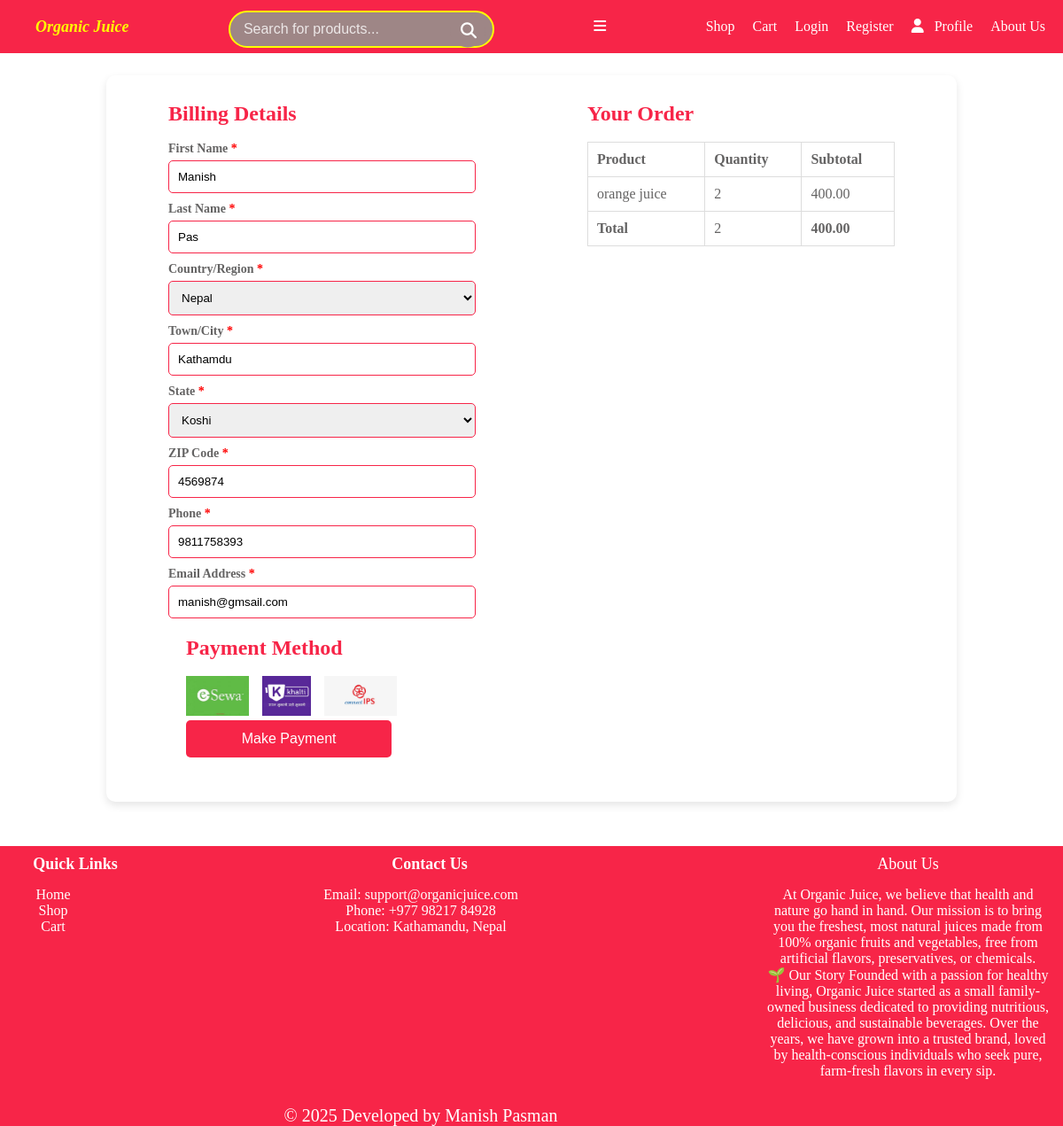
Screenshot of /checkout/ (signed in) with the database file from the repository.
### ecomapp/models.py (models this page shows, shortened)
class Order(models.Model):
    STATUS_CHOICES = [
        ('PENDING', 'Pending'),
        ('SHIPPED', 'Shipped'),
        ('DELIVERED', 'Delivered'),
        ('CANCELLED', 'Cancelled'),
    ]
    user = models.ForeignKey(User, on_delete=models.CASCADE)
    firstName = models.CharField(max_length=255)
    lastName = models.CharField(max_length=255)
    country = CountryField(blank_label='(Select country)', default='NP')
    city = models.CharField(max_length=255)
    state = models.CharField(max_length=255)
    zipCode = models.CharField(max_length=255)
    phone = models.CharField(max_length=255)
    email = models.CharField(max_length=255)
    cart = models.ForeignKey(Cart, on_delete=models.CASCADE)
    totalPrice = models.DecimalField(max_digits=7, decimal_places=2)
    orderDate = models.DateField(auto_now_add=True)
    orderStatus = models.CharField(max_length=10, choices=STATUS_CHOICES, default='PENDING')
    is_paid = models.BooleanField(default=False)

class CartItems(models.Model):
    cart = models.ForeignKey(Cart, on_delete=models.CASCADE, related_name="items")
    product = models.ForeignKey(Product, on_delete=models.CASCADE)
    quantity = models.PositiveIntegerField(default=1)
    def totalPrice(self):
        return self.quantity*self.product.product_price

class Product(models.Model):
    product_name = models.CharField(max_length=255)
    product_price = models.DecimalField(max_digits=5, decimal_places=2)
    available_quantity = models.IntegerField(verbose_name="Available Quantity")
    product_desc = models.CharField(max_length=255)
    product_image = models.ImageField(upload_to="product_img", default="product_img/backimg.jpg")

### ecomapp/views.py (the view)
# urls.py: path('checkout/', views.checkout, name='checkout'),
def checkout(request):
    user = request.user
    cart = Cart.objects.filter(user=user).first()
    cartItems = cart.items.all() if cart else []
    total = sum(item.totalPrice() for item in cartItems)
    totalQuant = sum(item.quantity for item in cartItems)
    if request.method == 'POST':
        form = OrderForm(request.POST)
        if form.is_valid():
            order, created = Order.objects.get_or_create(
                user=user,
                is_paid=False,
                defaults={
                    'cart': cart,
                    'totalPrice': total,
                }
            )
            if not created:
                order.cart = cart
                order.totalPrice = total
            order.firstName = form.cleaned_data['firstName']
            order.lastName = form.cleaned_data['lastName']
            order.country = form.cleaned_data['country']
            order.city = form.cleaned_data['city']
            order.state = form.cleaned_data['state']
            order.zipCode = form.cleaned_data['zipCode']
            order.phone = form.cleaned_data['phone']
            order.email = form.cleaned_data['email']
            order.save()
            if created or not OrderItems.objects.filter(order=order).exists():
                for item in cartItems:
                    OrderItems.objects.create(
                        order=order,
                        product=item.product,
                        quantity=item.quantity,
                        price=item.product.product_price,
                    )
                    item.product.available_quantity -= item.quantity
                    item.product.save()
                    item.delete()
            return redirect('payment')
    else:
        last_order = Order.objects.filter(user=user).order_by('-id').first()
        if last_order:
            form = OrderForm(initial={
                'firstName': last_order.firstName,
                'lastName': last_order.lastName,
                'country': last_order.country,
                'city': last_order.city,
                'state': last_order.state,
                'zipCode': last_order.zipCode,
                'phone': last_order.phone,
                'email': last_order.email,
            })
        else:
            form = OrderForm()
    return render(request, 'checkout.html', {
        'form': form,
        'cart': cartItems,
        'total': total,
        'totalQuan': totalQuant
    })

### ecomapp/forms.py
class OrderForm(forms.ModelForm):
    state = forms.ChoiceField(choices=NEPAL_PROVINCES, required=True)
    class Meta:
        model = Order
        fields = [
            'firstName','lastName','country','city','state','zipCode',
            'phone','email'
        ]

### ecomapp/templates/checkout.html (shortened to what this page needs)
{% load static %}
<!DOCTYPE html>
<html lang="en">
<head>
    <link rel="stylesheet" href="{% static "css/checkout.css" %}">
</head>
<body>
    {% include "includes/navbar.html" %}
    <div class="container">
        <div class="billing-section">
            <h2>Billing Details</h2>
            <form method='Post'>
                <label>First Name <span style="color:red;">*</span></label>
                {{form.firstName}}
                <label>Last Name <span style="color:red;">*</span></label>
                {{form.lastName}}
                <label>Country/Region <span style="color:red;">*</span></label>
                    {{form.country}}
                <label>Town/City <span style="color:red;">*</span></label>
                {{form.city}}
                <label>State <span style="color:red;">*</span></label>
                {{form.state}}
                <label>ZIP Code <span style="color:red;">*</span></label>
                {{form.zipCode}}
                <label>Phone <span style="color:red;">*</span></label>
                {{form.phone}}
                <label>Email Address <span style="color:red;">*</span></label>
                {{form.email}}
                <div class="payment-section">
                    <h2>Payment Method</h2>
                    <div class="payment-logos">
                        <a class='circle-link' href="{% url 'payment' %}">
                        <img src="{% static 'image/esewa.png' %}" alt="esewa" class="circle-image"/>
                        </a>
                        <a class='circle-link' href="{% url 'payment' %}">
                        <img src="{% static 'image/khalti.png' %}" alt="khalti" class="circle-image" />
                        </a>
                        <a class='circle-link' href="{% url 'payment' %}">
                        <img src="{% static 'image/ips.png' %}" alt="connect ips" class="circle-image"/>
                        </a>
                    </div>
                    <button type="submit">Make Payment</button>
                </div>
            </form>
        </div>
        <div class="order-summary">
            <h2>Your Order</h2>
            <table>
                <tr>
                    <th>Product</th>
                    <th>Quantity</th>
                    <th>Subtotal</th>
                </tr>
                {% for item in cart %}
                <tr>
                    <td>{{item.product.product_name}}</td>
                    <td>{{item.quantity}}</td>
                    <td>{{item.totalPrice}}</td>
                </tr>
                {% endfor %}
                <tr>
                    <td><strong>Total</strong></td>
                    <td>{{totalQuan}}</td>
                    <td><strong>{{total}}</strong></td>
                </tr>
            </table>
        </div>
    </div>
    {% include "includes/footer.html"%}
</body>
</html>

### ecomapp/static/css/checkout.css (style rules this page uses)
.container { width: 80%; margin: auto; display: flex; flex-wrap: wrap; justify-content: space-between; background: white; padding: 10px 50px; border-radius: 10px; box-shadow: 0 4px 10px rgba(0, 0, 0, 0.1); margin-top: 25px; }
.billing-section, .order-summary, .payment-section { width: 45%; padding: 20px; }
h2 { color: #f72548; width: 200px; margin-bottom: 18px; }
form label { display: block; margin-top: 10px; font-weight: bold; font-size: 14px; color: rgb(100, 99, 99); }
input, select { width: 100%; padding: 10px; margin-top: 5px; border: 1px solid #f72548; border-radius: 5px; }
table { width: 100%; border-collapse: collapse; margin-top: 10px; }
th, td { border: 1px solid #ddd; padding: 10px; text-align: left; color: rgb(100, 99, 99); }
button { width: 200%; padding: 12px; background: #f72548; color: white; border: none; cursor: pointer; border-radius: 5px; font-size: 16px; margin-top: 5px; }
.payment-logos { display: flex; gap: 15px; align-items: center; justify-content: start; padding: 0; margin: 0; }
.payment-logos img { height: 45px; object-fit: contain; transition: filter 0.3s; }
.circle-image { display: block; padding: 0; margin: 0 }
.circle-link { text-decoration: none; }

### ecomapp/static/css/navstyle.css (style rules this page uses)
* { margin: 0; padding: 0; box-sizing: border-box; }

### rows the page displays
Order: firstName "Manish", lastName "Pas", country "Nepal", city "Kathamdu", state "Koshi", zipCode "4569874", phone "9811758393", email "manish@gmsail.com"
CartItems: product.product_name "orange juice", quantity "2", totalPrice "400.00"

### other values shown
{{ totalQuan }} "2"
{{ total }} "400.00"
